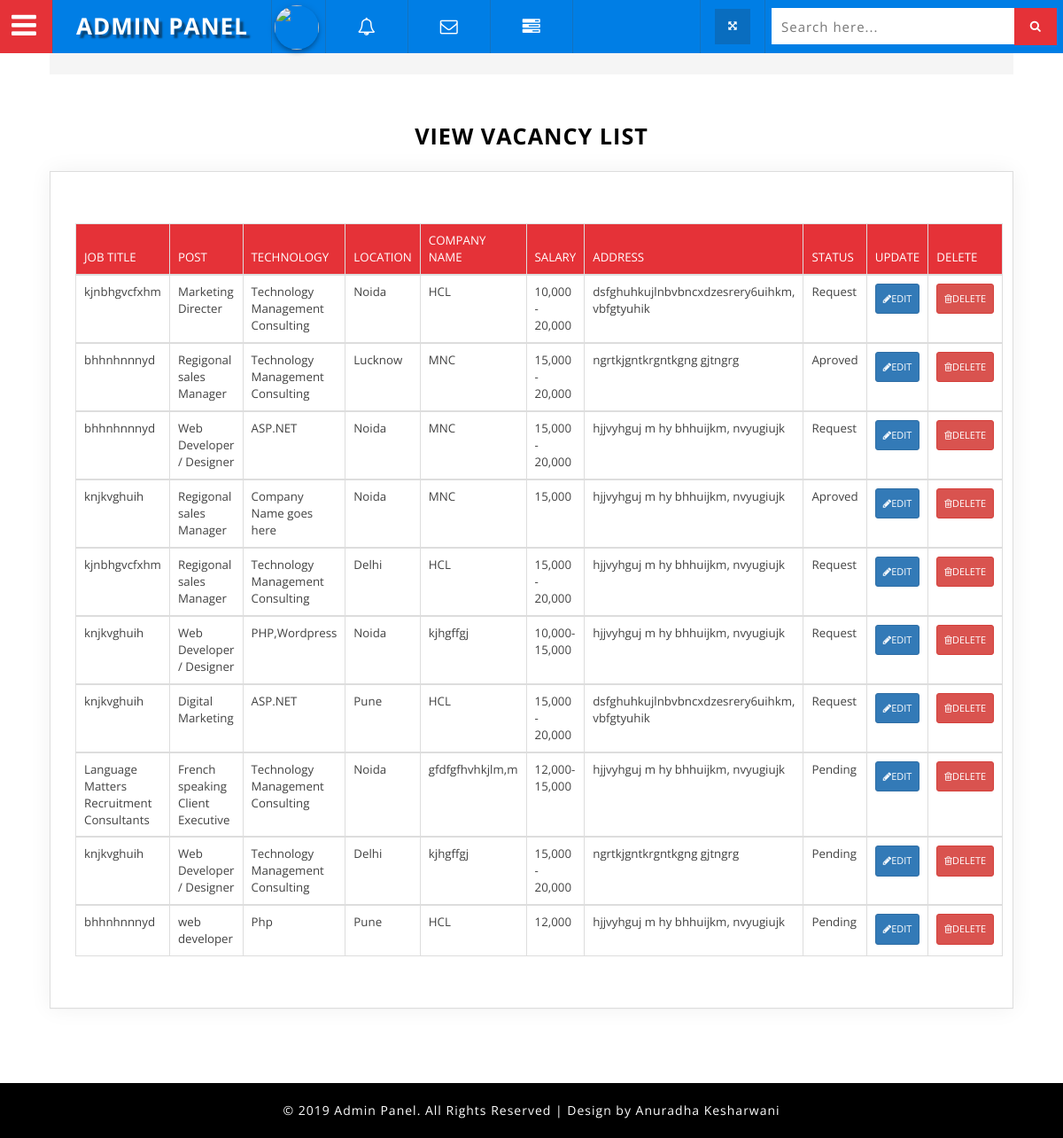
/admin/jobdatashow.php, run on the app's committed database.
### tables this page shows
CREATE TABLE `job` (
  `id` int(10) NOT NULL,
  `userid` int(10) NOT NULL,
  `Job Title` varchar(40) NOT NULL,
  `Post` varchar(40) NOT NULL,
  `Technology` varchar(40) NOT NULL,
  `Location` varchar(80) NOT NULL,
  `Company` varchar(60) NOT NULL,
  `Salary` varchar(90) NOT NULL,
  `Address` varchar(160) NOT NULL,
  `updatedtime` timestamp(6) NOT NULL DEFAULT CURRENT_TIMESTAMP(6) ON UPDATE CURRENT_TIMESTAMP(6),
  `status` varchar(20) NOT NULL
);

### admin/jobdatashow.php (the view, shortened to what this page needs)
<?php
	$db = mysqli_connect('localhost', 'root', 'root', 'jobportal');
?>
<?php
$result = mysqli_query($db, "SELECT * FROM `job`  ");
?>
<!DOCTYPE html>
<?php
include('header.php');
?>
					<div class="inner_content_w3_agile_info two_in">
					  <h2 class="w3_inner_tittle text-center">View Vacancy List</h2>
									<div class="agile-tables">
										<div class="w3l-table-info agile_info_shadow">
											<table id="table" class="table table-bordered table-hover">
					<thead>
		<tr>
			<th>Job Title</th>
												<th>Post</th>
												<th>Technology</th>
												<th>Location</th>
												<th>Company Name</th>
												<th>Salary </th>
												<th>Address</th>
												<th>Status</th>
												<th>Update</th>
												<th>Delete</th>
		</tr>
	</thead>
	<?php
while ($row = mysqli_fetch_array($result))
	{ ?>
	<tbody>
		<tr>
			<td><?php echo $row['Job Title'];?></td>
			<td><?php echo $row['Post'];?></td>
			<td><?php echo $row['Technology'];?></td>
			<td><?php echo $row['Location'];?></td>
			<td><?php echo $row['Company'];?></td>
			<td><?php echo $row['Salary'];?></td>
			<td><?php echo $row['Address'];?></td>
			<td><?php echo $row['status'];?></td>
			<td>
				<a href="jobupdatedata.php?userid=<?php echo $row['id']; ?>" class="edit_btn" >
		<button class="btn btn-primary btn-xs"><i class="fa fa-pencil"></i>EDIT</button></a>
			</td>
			<td>
				<a href="jobdatashow.php?id=<?php echo $row['id']; ?>" class="del_btn">
					<button class="btn btn-danger btn-xs" onClick="return confirm ('Do You Really want to delete');"><i class="fa fa-trash-o"></i>DELETE
					</button></a>
			</td>
		</tr>
	</tbody>
<?php } ?>
										  </table>
								</div>
						</div>
				<?php
include('footer.php');
				?>

### admin/css/table-style.css (style rules this page uses)
table { background: white; border-collapse: collapse; margin: 1.25em 0 0; width: 100%; }
table tr, table th, table td { border: none; border-bottom: 1px solid #e8e8e8; font-size: .95em; }
table th, table td { padding: 10px 12px; text-align: left; }
table th { background: #e53238; color: #fff; text-transform: uppercase; }
table tr td { background: #f3faff; color: #424242; }
table { width: 100%; }
.table { margin: 30px 0; border-collapse: collapse; border-spacing: 0; empty-cells: show; border: 1px solid #e0e0e0; }
.table td, .table th { border-left: 1px solid #e0e0e0; border-width: 0 0 0 1px; font-size: inherit; margin: 0; overflow: visible; padding: 0.5em 1em; font-weight: normal; }
.table td:first-child, .table th:first-child { border-left-width: 0; }
.table thead, .table tfoot { background-color: #f05050; color: #fff; text-align: left; vertical-align: bottom; }
.table thead td, .table tfoot td, .table thead th, .table tfoot th { border-color: #fff; }
.table td { background-color: transparent; }

### admin/css/component.css (style rules this page uses)
*, *:after, *::before { -webkit-box-sizing: border-box; -moz-box-sizing: border-box; box-sizing: border-box; }

### admin/css/style.css (style rules this page uses)
body { margin:0; padding:0; background:#fff; font-family: 'Open Sans', sans-serif; }
h1,h2,h3,h4,h5,h6 { margin:0; font-family: 'Open Sans', sans-serif; }
input[type="submit"],a,.nbs-flexisel-nav-left,.nbs-flexisel-nav-right { transition:.5s ease-in; -webkit-transition:.5s ease-in; -moz-transition:.5s ease-in; -o-transition:.5s ease-in; -ms-transition:.5s ease-in; }
.agile_info_shadow { padding: 1em; box-shadow: 0 0px 24px 0 rgba(0, 0, 0, 0.06), 0 1px 0px 0 rgba(0, 0, 0, 0.02); -webkit-box-shadow: 0 0px 24px 0 rgba(0, 0, 0, 0.06), 0 1px 0px 0 rgba(0, 0, 0, 0.02); -moz-box-shadow: 0 0px 24px 0 rgba(0, 0, 0, 0.06), 0 1px 0px 0 rgba(0, 0, 0, 0.02); -o-box-shadow:0 0px 24px 0 rgba(0, 0, 0, 0.06), 0 1px 0px 0 rgba(0, 0, 0, 0.02); border: 1px solid #ddd; }
.inner_content_w3_agile_info { margin-top:4.5em; }
.inner_content_w3_agile_info.two_in { margin-top: 4em; }
.table > thead > tr > th, .table > tbody > tr > th, .table > tfoot > tr > th, .table > thead > tr > td, .table > tbody > tr > td, .table > tfoot > tr > td { padding: 9px; }
h2.w3_inner_tittle { text-transform: uppercase; color: #000; margin: 0.5em 0 1em 0; font-weight: 700; font-size: 1.8em; letter-spacing: 1px; }
.btn-xs, .btn-group-xs > .btn { padding: 8px 8px; font-size: 11px; line-height: 1.5; border-radius: 3px; }
.sub_agile_btn.agile_info_shadow,.agile-validation.agile_info_shadow ,.w3l-table-info.agile_info_shadow,.page_w3ls_cal,.agile_info_icons_wthree { padding: 2em; }
button, input, select, textarea { font-family: inherit; font-size: inherit; line-height: inherit; }
.w3l-table-info.agile_info_shadow { margin-bottom: 2em; }

### data on the page
job: Job Title "kjnbhgvcfxhm", Post "Marketing Directer", Technology "Technology Management Consulting", Location "Noida", Company "HCL", Salary "10,000 - 20,000", Address "dsfghuhkujlnbvbncxdzesrery6uihkm, vbfgtyuhik", status "Request"
job: Job Title "bhhnhnnnyd", Post "Regigonal sales Manager", Technology "Technology Management Consulting", Location "Lucknow", Company "MNC", Salary "15,000 - 20,000", Address "ngrtkjgntkrgntkgng gjtngrg", status "Aproved"
job: Job Title "bhhnhnnnyd", Post "Web Developer / Designer", Technology "ASP.NET", Location "Noida", Company "MNC", Salary "15,000 - 20,000", Address "hjjvyhguj m hy bhhuijkm, nvyugiujk", status "Request"
job: Job Title "knjkvghuih", Post "Regigonal sales Manager", Technology "Company Name goes here", Location "Noida", Company "MNC", Salary "15,000", Address "hjjvyhguj m hy bhhuijkm, nvyugiujk", status "Aproved"
job: Job Title "kjnbhgvcfxhm", Post "Regigonal sales Manager", Technology "Technology Management Consulting", Location "Delhi", Company "HCL", Salary "15,000 - 20,000", Address "hjjvyhguj m hy bhhuijkm, nvyugiujk", status "Request"
job: Job Title "knjkvghuih", Post "Web Developer / Designer", Technology "PHP,Wordpress", Location "Noida", Company "kjhgffgj", Salary "10,000-15,000", Address "hjjvyhguj m hy bhhuijkm, nvyugiujk", status "Request"
job: Job Title "knjkvghuih", Post "Digital Marketing", Technology "ASP.NET", Location "Pune", Company "HCL", Salary "15,000 - 20,000", Address "dsfghuhkujlnbvbncxdzesrery6uihkm, vbfgtyuhik", status "Request"
job: Job Title "Language Matters Recruitment Consultants", Post "French speaking Client Executive", Technology "Technology Management Consulting", Location "Noida", Company "gfdfgfhvhkjlm,m", Salary "12,000-15,000", Address "hjjvyhguj m hy bhhuijkm, nvyugiujk", status "Pending"
job: Job Title "knjkvghuih", Post "Web Developer / Designer", Technology "Technology Management Consulting", Location "Delhi", Company "kjhgffgj", Salary "15,000 - 20,000", Address "ngrtkjgntkrgntkgng gjtngrg", status "Pending"
job: Job Title "bhhnhnnnyd", Post "web developer", Technology "Php", Location "Pune", Company "HCL", Salary "12,000", Address "hjjvyhguj m hy bhhuijkm, nvyugiujk", status "Pending"
